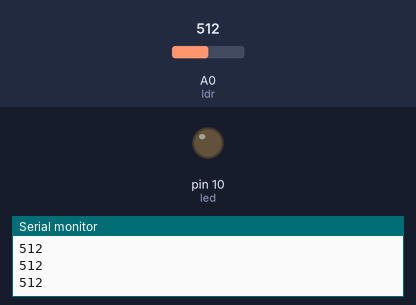
Recording of a sketch running on a simulated Arduino Uno, built with avr-gcc and run on an emulated ATmega328P. Parts: output pins drawn as LEDs (lit = HIGH), the last lines printed to the serial monitor. The inputs (shaded band) are chosen by the test bench; at power-on: A0 (ldr) = 512.

Above: at 1.2 s.
1.3 s: A0 (ldr) set to 52
2.8 s: A0 (ldr) set to 45
At 3.4 s:
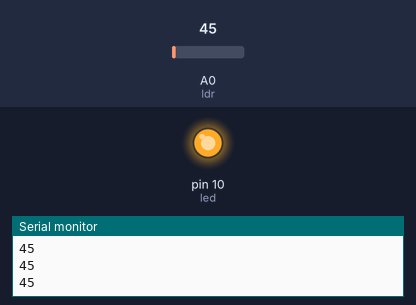
4.3 s: A0 (ldr) set to 122
At 5.5 s:
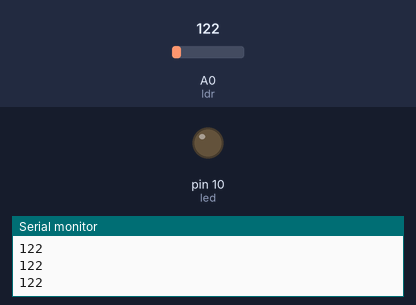
5.8 s: A0 (ldr) set to 40
At 6.8 s:
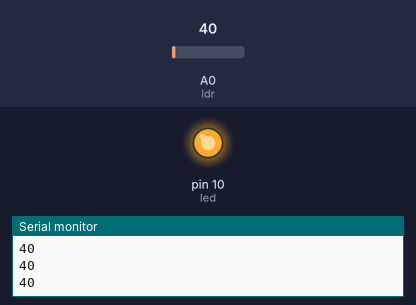
Timing chart, 0 to 8.3 s (numbered marks = the images above; inputs shaded):
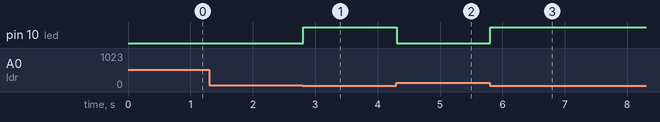

The sketch:

sketch_may23a.ino
```cpp
int led = 10;
int ldr = A0;
int valorldr = 0;

void setup()
{
  pinMode(led, OUTPUT);
  pinMode (ldr, INPUT);
  Serial.begin(9600);
}

void loop() {
  valorldr = analogRead (ldr);
  Serial.println(valorldr);

  if ((valorldr) < 50) {
    digitalWrite(led, HIGH);
  }
  else{
    digitalWrite(led, LOW);
  }
}
```

Measured:
- the behaviour switches between 50 and 49 on A0 (ldr) (found by bisection; images 0 and 1)
- after the input at 2.8 s, pin 10 (led): LOW → HIGH at once
- after the input at 4.3 s, pin 10 (led): HIGH → LOW at once
- after the input at 5.8 s, pin 10 (led): LOW → HIGH at once
